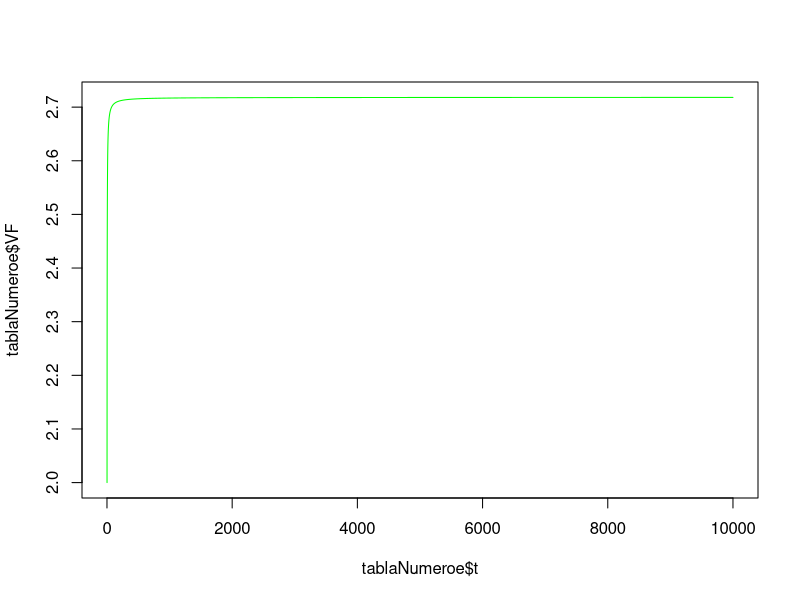

Recreate this plot in R.
# Este es nuestro primer script de R en clase:
# Creamos un objeto númerico llamado a:
a=5
# Creamos un objeto númerico llamado A:
A=5
# Creamos un objeto númerico llamado A.2:
A.2=5
# Creamos un vector númerico llamado vector1:
vector1=c(1,2,pi,10)
# Creamos un vector con secuencia númerica del 1 al 10,0000 llamado t:
t=1:100000
# Creamos una secuencia de números pero ahora se incrementan en 0.02 unidades:
t2=seq(from=1, to=10, by=0.02)
# Creamos un objeto con una sola cadena de texto
objetoTexto1="UMSNH"
# Creamos un vector con cadenas de texto
vectorTexto1=c("FCCA", "UMSNH", "2024")

# Creamos un objeto tipo data.frame con los cálculos del número e:
# Primero creamos los objetos que serán insumos para los cálculos de VF:
VA=1
i=1
nTotal=10000
t=1:nTotal

tablaNumeroe=data.frame(t=t, VF=VA*(1+(i/t))^t)

# Creamos un objeto tipo lista con la tabla del número e y algunos otros objetos:
objetolista1=list(
                  tablaE=tablaNumeroe,
                  valorActual=VA,
                  tasaInteres=i,
                  periodosSimulados=nTotal
                 )

# Ahora grafico los valores de la tabla del número e:
plot(x=tablaNumeroe$t, y=tablaNumeroe$VF, type="l", col="green")
